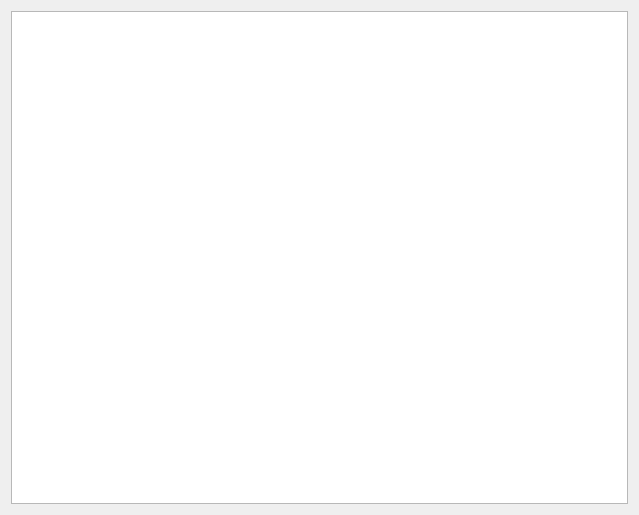
<?xml version="1.0" encoding="UTF-8"?>
<ui version="4.0">
 <class>TableWidget</class>
 <widget class="QWidget" name="TableWidget">
  <property name="geometry">
   <rect>
    <x>0</x>
    <y>0</y>
    <width>639</width>
    <height>515</height>
   </rect>
  </property>
  <property name="windowTitle">
   <string>TableWidget</string>
  </property>
  <layout class="QHBoxLayout" name="horizontalLayout">
   <item>
    <widget class="QTableWidget" name="tableWidget"/>
   </item>
  </layout>
 </widget>
 <layoutdefault spacing="6" margin="11"/>
 <resources/>
 <connections/>
</ui>
